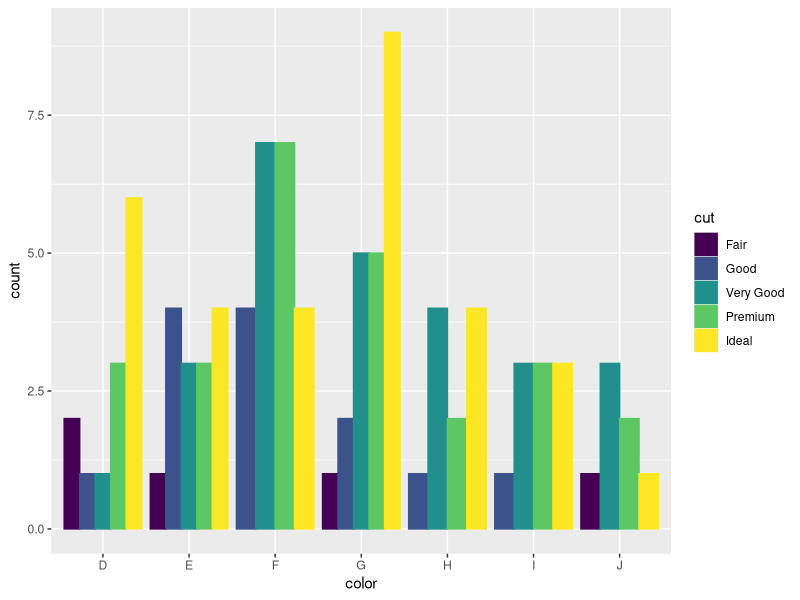
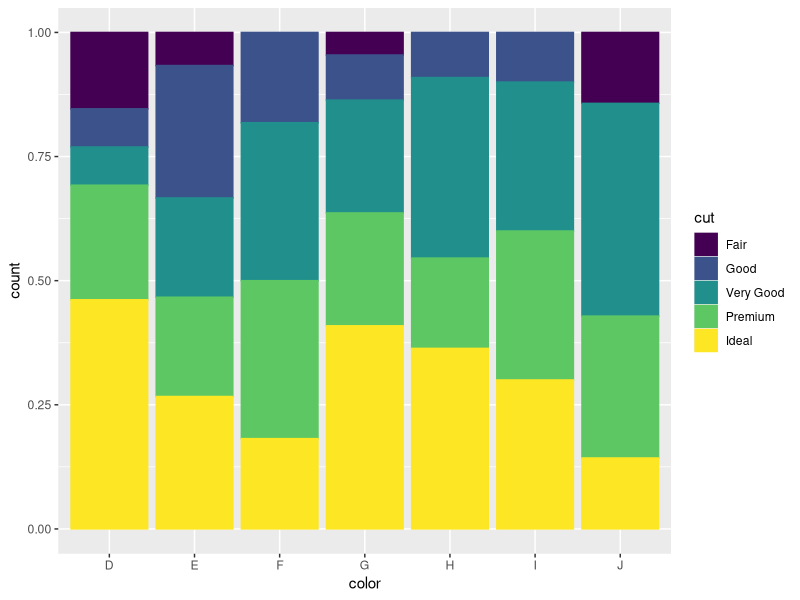
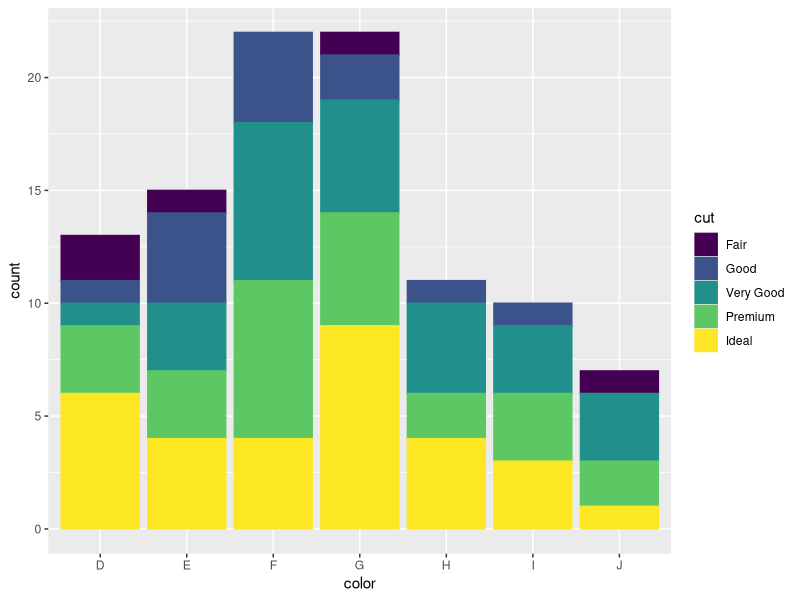

Here is the R script that generated these plots, in order:
## ---- chunk 1
library(ggplot2)
## ---- chunk 2
data(diamonds); set.seed(1410)
d = diamonds[sample(nrow(diamonds), 100),]
print(paste(colnames(d), collapse = " "))
## ---- chunk 3
graph = ggplot(d, aes(x = color, group = cut, color = cut, fill = cut))
graph + geom_bar(position = "dodge")
graph + geom_bar(position = "fill")
graph + geom_bar(position = "stack")
